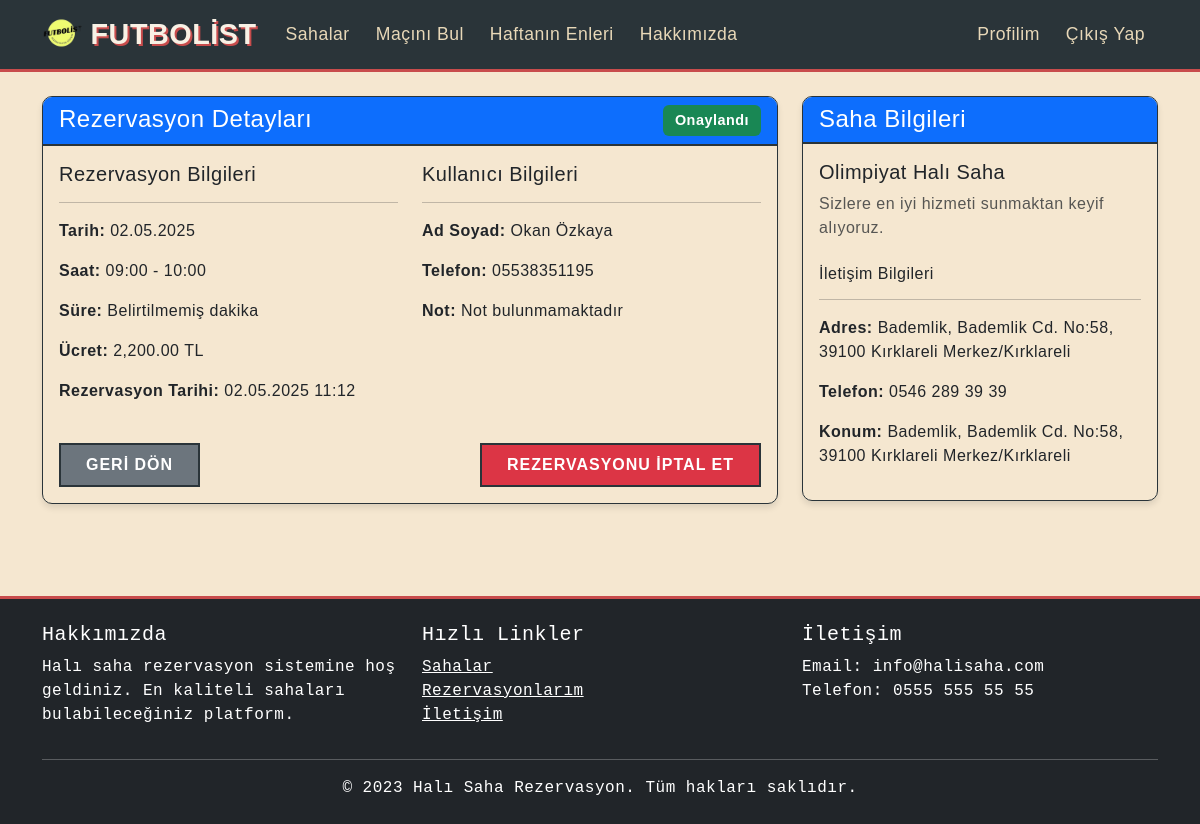
The app's page /halisaha-rezervasyon/rezervasyon-detay.php?id=7 (signed in) with its own data.
### tables this page shows
CREATE TABLE IF NOT EXISTS `rezervasyonlar` (
  `id` int NOT NULL AUTO_INCREMENT,
  `kullanici_id` int NOT NULL,
  `saha_id` int NOT NULL,
  `tarih` date NOT NULL,
  `baslangic_saati` time NOT NULL,
  `bitis_saati` time NOT NULL,
  `ucret` decimal(10,2) NOT NULL,
  `odeme_durumu` enum('bekliyor','tamamlandi','iptal') DEFAULT 'bekliyor',
  `rezervasyon_tarihi` datetime DEFAULT CURRENT_TIMESTAMP,
  PRIMARY KEY (`id`),
  KEY `kullanici_id` (`kullanici_id`),
  KEY `saha_id` (`saha_id`)
);

CREATE TABLE IF NOT EXISTS `kullanicilar` (
  `id` int NOT NULL AUTO_INCREMENT,
  `ad_soyad` varchar(100) NOT NULL,
  `email` varchar(100) NOT NULL,
  `telefon` varchar(20) DEFAULT NULL,
  `sifre` varchar(255) NOT NULL,
  `rol` enum('admin','kullanici') DEFAULT 'kullanici',
  `kayit_tarihi` datetime DEFAULT CURRENT_TIMESTAMP,
  PRIMARY KEY (`id`),
  UNIQUE KEY `email` (`email`)
);

CREATE TABLE IF NOT EXISTS `sahalar` (
  `id` int NOT NULL AUTO_INCREMENT,
  `ad` varchar(100) NOT NULL,
  `adres` text NOT NULL,
  `aciklama` text,
  `resim` varchar(255) DEFAULT NULL,
  `ucret` decimal(10,2) NOT NULL,
  `aktif` tinyint(1) DEFAULT '1',
  `konum` varchar(255) DEFAULT 'Belirtilmemiş',
  `telefon` varchar(20) DEFAULT NULL,
  `kapasite` int DEFAULT '10',
  `zemin_turu` varchar(100) DEFAULT 'Sentetik',
  `resim_yolu` varchar(255) DEFAULT 'saha.jpg',
  PRIMARY KEY (`id`)
);

### halisaha-rezervasyon/rezervasyon-detay.php (the view, shortened to what this page needs)
<?php
require_once 'config.php';
$kullanici_id = $_SESSION['kullanici']['id'];
$rezervasyon_id = isset($_GET['id']) ? intval($_GET['id']) : 0;
try {
    $stmt = $db->prepare("
        SELECT
            r.*,
            s.ad AS saha_ad,
            s.resim AS saha_resim,
            IFNULL(s.konum, 'Belirtilmemiş') AS konum,
            IFNULL(s.telefon, 'Belirtilmemiş') AS saha_telefon,
            IFNULL(s.adres, 'Belirtilmemiş') AS saha_adres,
            IFNULL(s.aciklama, 'Açıklama bulunmamaktadır') AS saha_aciklama,
            k.ad_soyad AS kullanici_adsoyad,
            IFNULL(k.telefon, 'Belirtilmemiş') AS kullanici_telefon
        FROM rezervasyonlar r
        JOIN sahalar s ON r.saha_id = s.id
        JOIN kullanicilar k ON r.kullanici_id = k.id
        WHERE r.id = ? AND r.kullanici_id = ?
    ");
    $stmt->execute([$rezervasyon_id, $kullanici_id]);
    $rezervasyon = $stmt->fetch(PDO::FETCH_ASSOC);
    $rezervasyon['sure'] = $rezervasyon['sure'] ?? 'Belirtilmemiş';
    $rezervasyon['not'] = $rezervasyon['not'] ?? 'Not bulunmamaktadır';
} catch (Exception $e) {
    $_SESSION['hata'] = $e->getMessage();
    header('Location: profil.php');
    exit;
}
?>
<!DOCTYPE html>
<html lang="tr">
<head>
    <link href="https://cdn.jsdelivr.net/npm/bootstrap@5.3.0/dist/css/bootstrap.min.css" rel="stylesheet">
<?php
$css_path = (dirname($_SERVER['PHP_SELF']) === '/') ?
             'assets/css/styles.css' :
             dirname($_SERVER['PHP_SELF']).'/assets/css/styles.css';
?>
<link rel="stylesheet" href="<?= $css_path ?>">
</head>
<body>
    <?php include 'includes/navbar.php'; ?>
    <div class="container py-4">
        <div class="row">
            <div class="col-lg-8">
                <div class="detail-card card">
                    <div class="card-header bg-primary text-white">
                        <h4 class="mb-0">
                            <i class="bi bi-calendar-event"></i> Rezervasyon Detayları
                            <span class="float-end badge <?=
                                $rezervasyon['odeme_durumu'] == 'tamamlandi' ? 'bg-success' :
                                ($rezervasyon['odeme_durumu'] == 'bekliyor' ? 'bg-warning' : 'bg-danger')
                            ?> info-badge">
                                <?=
                                    $rezervasyon['odeme_durumu'] == 'tamamlandi' ? 'Onaylandı' :
                                    ($rezervasyon['odeme_durumu'] == 'bekliyor' ? 'Ödeme Bekliyor' : 'İptal Edildi')
                                ?>
                            </span>
                        </h4>
                    </div>
                    <div class="card-body">
                        <div class="row">
                            <div class="col-md-6">
                                <h5><i class="bi bi-clock-history"></i> Rezervasyon Bilgileri</h5>
                                <hr>
                                <p><strong>Tarih:</strong> <?= date('d.m.Y', strtotime($rezervasyon['tarih'])) ?></p>
                                <p><strong>Saat:</strong> <?= substr($rezervasyon['baslangic_saati'], 0, 5) ?> - <?= substr($rezervasyon['bitis_saati'], 0, 5) ?></p>
                                <p><strong>Süre:</strong> <?= htmlspecialchars($rezervasyon['sure']) ?> dakika</p>
                                <p><strong>Ücret:</strong> <?= number_format($rezervasyon['ucret'], 2) ?> TL</p>
                                <p><strong>Rezervasyon Tarihi:</strong> <?= date('d.m.Y H:i', strtotime($rezervasyon['rezervasyon_tarihi'])) ?></p>
                            </div>
                            <div class="col-md-6">
                                <h5><i class="bi bi-person-circle"></i> Kullanıcı Bilgileri</h5>
                                <hr>
                                <p><strong>Ad Soyad:</strong> <?= htmlspecialchars($rezervasyon['kullanici_adsoyad']) ?></p>
                                <p><strong>Telefon:</strong> <?= htmlspecialchars($rezervasyon['kullanici_telefon']) ?></p>
                                <p><strong>Not:</strong> <?= htmlspecialchars($rezervasyon['not']) ?></p>
                            </div>
                        </div>
                        <?php if ($rezervasyon['odeme_durumu'] != 'iptal'): ?>
                            <form method="POST" class="mt-4">
                                <div class="d-flex justify-content-between">
                                    <a href="profil.php" class="btn btn-secondary">
                                        <i class="bi bi-arrow-left"></i> Geri Dön
                                    </a>
                                    <button type="submit" name="iptal_et" class="btn btn-danger cancel-btn"
                                        onclick="return confirm('Bu rezervasyonu iptal etmek istediğinize emin misiniz?')">
                                        <i class="bi bi-x-circle"></i> Rezervasyonu İptal Et
                                    </button>
                                </div>
                            </form>
                        <?php endif; ?>
                    </div>
                </div>
            </div>
            <div class="col-lg-4">
                <div class="detail-card card">
                    <div class="card-header bg-primary text-white">
                        <h4 class="mb-0"><i class="bi bi-pin-map"></i> Saha Bilgileri</h4>
                    </div>
                    <div class="card-body">
                        <h5><?= htmlspecialchars($rezervasyon['saha_ad']) ?></h5>
                        <p class="text-muted"><?= htmlspecialchars($rezervasyon['saha_aciklama']) ?></p>
                        <div class="mt-4">
                            <h6><i class="bi bi-info-circle"></i> İletişim Bilgileri</h6>
                            <hr>
                            <p><strong><i class="bi bi-geo-alt"></i> Adres:</strong> <?= htmlspecialchars($rezervasyon['saha_adres']) ?></p>
                            <p><strong><i class="bi bi-telephone"></i> Telefon:</strong> <?= htmlspecialchars($rezervasyon['saha_telefon']) ?></p>
                            <p><strong><i class="bi bi-geo"></i> Konum:</strong> <?= htmlspecialchars($rezervasyon['konum']) ?></p>
                        </div>
                    </div>
                </div>
            </div>
        </div>
    </div>
    <?php include 'includes/footer.php'; ?>
</body>
</html>

### halisaha-rezervasyon/assets/css/styles.css (style rules this page uses)
:root { --grass: #5a7247; --line: #f8f1e5; --vintage-dark: #2a3439; --vintage-light: #e8d8b8; --vintage-red: #c84c4c; --vintage-blue: #4a6b8a; --old-paper: #f5e7d0; }
body { font-family: 'Bebas Neue', 'Arial Narrow', sans-serif; background-color: var(--old-paper); background-image: url('https://example.com/vintage-paper-texture.jpg'); background-attachment: fixed; color: var(--vintage-dark); min-height: 100vh; margin: 0; padding: 0; letter-spacing: 0.5px; }
.card { border: none; border-radius: 0; overflow: hidden; box-shadow: 5px 5px 15px rgba(0,0,0,0.3); transition: transform 0.3s; background: var(--old-paper); border: 1px solid var(--vintage-dark); margin-bottom: 20px; }
.card-header { background-color: var(--vintage-red); color: var(--line); font-weight: bold; border-bottom: 2px solid var(--vintage-dark); }
.btn { border-radius: 0; padding: 8px 25px; font-weight: 600; letter-spacing: 1px; transition: all 0.3s; border: 2px solid var(--vintage-dark); text-transform: uppercase; }

### halisaha-rezervasyon/rezervasyon-detay.php (style rules this page uses)
.detail-card { border-radius: 10px; box-shadow: 0 4px 6px rgba(0,0,0,0.1); margin-bottom: 20px; }
.info-badge { font-size: 0.9rem; padding: 8px 12px; }
.cancel-btn { transition: all 0.3s ease; }

### records on screen
rezervasyonlar: tarih "02.05.2025", baslangic_saati "09:00", bitis_saati "10:00", ucret "2,200.00", rezervasyon_tarihi "02.05.2025 11:12", kullanicilar.ad_soyad "Okan Özkaya", sahalar.ad "Olimpiyat Halı Saha"

### other values on screen
$rezervasyon['sure'] "Belirtilmemiş"
$rezervasyon['kullanici_telefon'] "05538351195"
$rezervasyon['not'] "Not bulunmamaktadır"
$rezervasyon['saha_aciklama'] "Sizlere en iyi hizmeti sunmaktan keyif alıyoruz."
$rezervasyon['saha_adres'] "Bademlik, Bademlik Cd. No:58, 39100 Kırklareli Merkez/Kırklareli"
$rezervasyon['saha_telefon'] "0546 289 39 39"
$rezervasyon['konum'] "Bademlik, Bademlik Cd. No:58, 39100 Kırklareli Merkez/Kırklareli"
